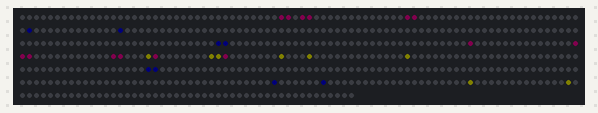
The program below on a simulated ESP32. On the bench: 528 RGB LEDs in strip order, left to right, continuing on the next row. Dim RGB values are drawn brighter than linear; WiFi joins after 1.5 s; servers stay silent unless stated; the local clock reads 2024-03-15 10:24:30 at power-on unless the program sets it; what the program prints to the serial monitor is not drawn.

Above: at 1.6 s.

The program:

main.cpp
```cpp
#include <FastLED.h>
#include <WiFi.h>
#include <NTPClient.h>
#include "time.h"
#include <WiFiUdp.h>

#define LED_PIN 13
#define COLOR_ORDER GRB
#define CHIPSET WS2812
#define BRIGHTNESS 5

#define MY_NTP_SERVER "at.pool.ntp.org"
#define MY_TZ "CET-1CEST,M3.5.0/02,M10.5.0/03"
#define STASSID "1LustigerName"
#define STAPSK "1LustigesPasswort"

const char *ssid = "1LustigerName";
const char *password = "1LustigesPasswort";

time_t now; // this is the epoch
tm tm;

// WiFiUDP ntpUDP;
// NTPClient timeClient(ntpUDP);

// Params for width and height
const uint8_t kMatrixWidth = 8;
const uint8_t kMatrixHeight = 22;
const uint8_t PanelAnzahl = 3;
const CRGB StundenFarbe = CRGB::DeepPink;
const CRGB MinutenFarbe = CRGB::Yellow;
const CRGB MarkerFarbe = CRGB::MidnightBlue;

// Param for different pixel layouts
// const bool kMatrixSerpentineLayout = true;
// const bool kMatrixVertical = false;

uint8_t internalX = 0;
uint8_t internalY = 0;
uint8_t PanelIndex = 0;

#define NUM_LEDS (kMatrixWidth * kMatrixHeight * PanelAnzahl)
CRGB leds_plus_safety_pixel[NUM_LEDS + 1];
CRGB *const leds(leds_plus_safety_pixel + 1);

int xyToIdx(int x, int y)
{
  int panelIdx = y / 8;

  int internalX = x;
  int internalY = (x % 2 == 0) ? (y % 8) : (7 - (y % 8));

  return panelIdx * 8 * 22 + internalX * 8 + internalY;
}

void zeichneLinie(int x0, int y0, int x1, int y1, CRGB color) {
  int dx = abs(x1-x0), sx = x0<x1 ? 1 : -1;
  int dy = -abs(y1-y0), sy = y0<y1 ? 1 : -1;
  int err = dx + dy;
  for (;;) {
    if (x0>=0 && x0<22 && y0>=0 && y0<24)
      leds[xyToIdx(x0, y0)] = color;
    if (x0==x1 && y0==y1) break;
    int e2 = 2*err;
    if (e2 >= dy) { err += dy; x0 += sx; }
    if (e2 <= dx) { err += dx; y0 += sy; }
  }
}
void setzeStunde(int stunde, int minute) {
  float rad = ((stunde % 12) * 30.0f + minute * 0.5f) * (float)M_PI / 180.0f;
  const int r = 8;
  int ex = (int)roundf(10.0f + sinf(rad) * r);
  int ey = (int)roundf(10.0f - cosf(rad) * r);
  // perpendicular offset: for near-vertical lines offset right (+X), for near-horizontal offset down (+Y)
  int px = (fabsf(cosf(rad)) >= fabsf(sinf(rad))) ? 1 : 0;
  int py = (fabsf(cosf(rad)) >= fabsf(sinf(rad))) ? 0 : 1;
  zeichneLinie(10, 10, ex, ey, StundenFarbe);
  zeichneLinie(10+px, 10+py, ex+px, ey+py, StundenFarbe);
  leds[xyToIdx(10, 10)] = StundenFarbe;
  leds[xyToIdx(11, 10)] = StundenFarbe;
  leds[xyToIdx(10, 11)] = StundenFarbe;
  leds[xyToIdx(11, 11)] = StundenFarbe;
}

void setzeMinute(int minute) {
  float rad = minute * 6.0f * (float)M_PI / 180.0f;
  const int r = 9;
  int ex = (int)roundf(10.0f + sinf(rad) * r);
  int ey = (int)roundf(10.0f - cosf(rad) * r);
  zeichneLinie(10, 10, ex, ey, MinutenFarbe);
}
void setzeMarker()
{
  leds[xyToIdx(10, 1)] = MarkerFarbe; // Oben
  leds[xyToIdx(11, 1)] = MarkerFarbe;
  leds[xyToIdx(20, 10)] = MarkerFarbe; //rechts
  leds[xyToIdx(20, 11)] = MarkerFarbe;
  leds[xyToIdx(10, 20)] = MarkerFarbe; //unten
  leds[xyToIdx(11, 20)] = MarkerFarbe;
  leds[xyToIdx(1, 10)] = MarkerFarbe; //links
  leds[xyToIdx(1, 11)] = MarkerFarbe;
}

void SekundeBlink()
{
  leds[xyToIdx(10, 23)] = MarkerFarbe;
  leds[xyToIdx(11, 23)] = MarkerFarbe;
}

void showTime()
{
  Serial.print("year:");
  Serial.print(tm.tm_year + 1900); // years since 1900
  Serial.print("\tmonth:");
  Serial.print(tm.tm_mon + 1); // January = 0 (!)
  Serial.print("\tday:");
  Serial.print(tm.tm_mday); // day of month
  Serial.print("\thour:");
  Serial.print(tm.tm_hour); // hours since midnight  0-23
  Serial.print("\tmin:");
  Serial.print(tm.tm_min); // minutes after the hour  0-59
  Serial.print("\tsec:");
  Serial.print(tm.tm_sec); // seconds after the minute  0-61*
  Serial.print("\twday");
  Serial.print(tm.tm_wday); // days since Sunday 0-6
  if (tm.tm_isdst == 1)     // Daylight Saving Time flag
    Serial.print("\tDST");
  else
    Serial.print("\tstandard");
  Serial.println();
}

void setup()
{
  Serial.begin(9600);
  configTime(0, 0, MY_NTP_SERVER); // 0, 0 because we will use TZ in the next line
  setenv("TZ", MY_TZ, 1);          // Set environment variable with your time zone
  tzset();

  WiFi.begin(STASSID, STAPSK);

  while (WiFi.status() != WL_CONNECTED)
  {
    delay(500);
    Serial.print(".");
  }
  Serial.println("\nWiFi connected");

  FastLED.addLeds<CHIPSET, LED_PIN, COLOR_ORDER>(leds, NUM_LEDS).setCorrection(TypicalSMD5050);
  FastLED.setBrightness(BRIGHTNESS);
}

void loop()
{

  time(&now);             // read the current time
  localtime_r(&now, &tm); // update the structure tm with the current time
//showTime();     // prints time to console

  if (tm.tm_hour < 9 || tm.tm_hour > 21) //Nightmode
  {
    FastLED.setBrightness(1);
  }
  else
    FastLED.setBrightness(BRIGHTNESS);

  setzeMarker();
  setzeStunde(tm.tm_hour, tm.tm_min);
  setzeMinute(tm.tm_min); // Minute on top, deswegen danach

  if (tm.tm_sec % 2 == 0)
  {
    SekundeBlink();
  }

  FastLED.show();
  FastLED.clear();
  delay(500);
}
```
